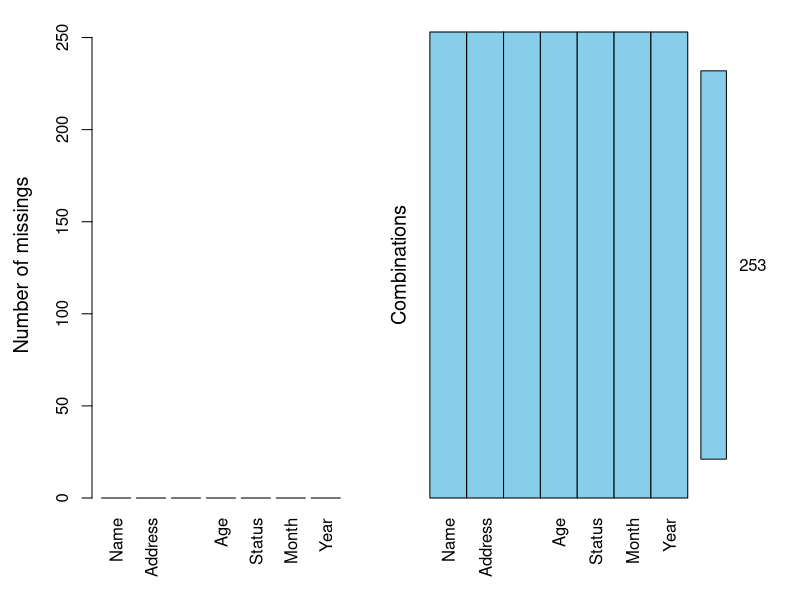
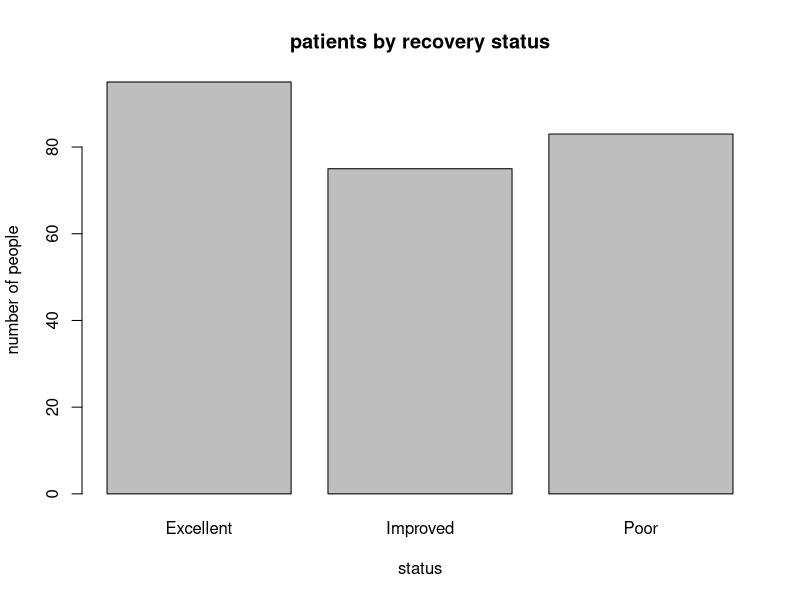

Reproduce these figures in R, in order.
diabetes_data <- read.csv("dataset/diabetes.csv", 
                          na = "", stringsAsFactors=FALSE)
# check missing and delete
#install.packages("VIM")
library(VIM)
missing_values <- aggr(diabetes_data, prop = FALSE, numbers = TRUE)
# Show summary of the contents of missing_values
summary(missing_values)
# We can remove all missing data with this code.
# Removes any rows that contains NA - listwise deletion
new_diabetes_data <- na.omit(diabetes_data)
new_diabetes_data
str(new_diabetes_data)
convert_date <- paste('01',
  new_diabetes_data$Month,new_diabetes_data$Year,sep='/')
# 
new_diabetes_data$Date <- as.Date(convert_date,"%d/%m/%Y")
new_diabetes_data$Status <- as.factor(new_diabetes_data$Status)
str(new_diabetes_data)
# group summary
summary(new_diabetes_data$Status)
# settings
display_settings <- par(no.readonly = TRUE)
# add titles and relevant numbers to the chart
plot(new_diabetes_data$Status, main='patients by recovery status',
     xlab = 'status',
     ylab = 'number of people')
# save the modified dataframe to new csv file
write.csv(new_diabetes_data, 
          file = 'dataset/new_diabetes_data.csv')
